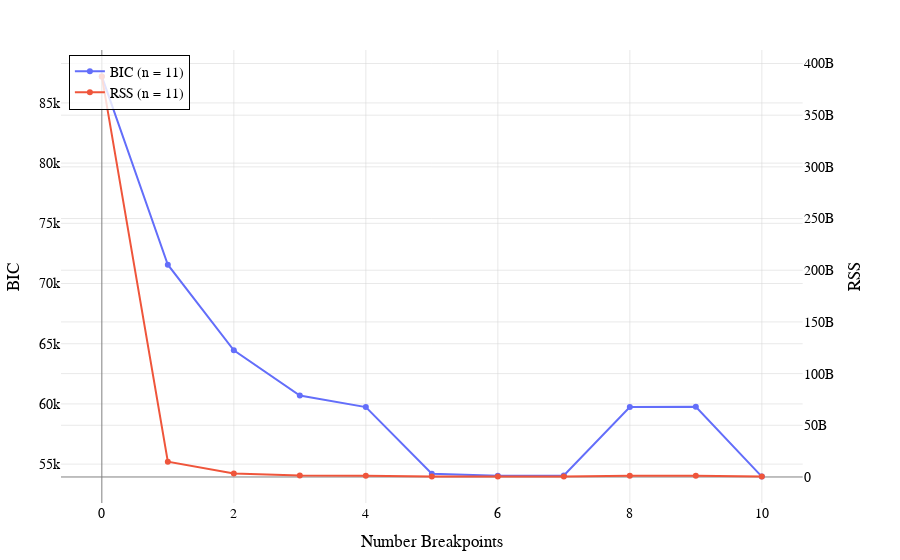

Write notebook code for a chart like this one.
### Code cell
# Elbow plot

x_values = np.array(list(trial_select['df']['n_breakpoints'].values()))
y_values = np.array(list(trial_select['df']['bic'].values()))
secondary_x = np.array(list(trial_select['df']['n_breakpoints'].values()))
secondary_y = np.array(list(trial_select['df']['rss'].values()))

plots.plot_data(
    x_values=x_values,
    y_values=y_values,
    plot_mode='lines+markers',
    x_axis_label="Number Breakpoints",
    y_axis_label="BIC",
    secondary_x=secondary_x,
    secondary_y=secondary_y,
    use_secondary_axis=True,
    y2_axis_label="RSS",
    trace_names=['BIC', 'RSS']
)

### Figure 1 — Plotly figure (JSON) as saved in the notebook; plotly's stock layout.template omitted (floating-point values rounded to 4 significant figures)
{"data": [{"mode": "lines+markers", "name": "BIC (n = 11)", "type": "scatter", "x": [0, 1, 2, 3, 4, 5, 6, 7, 8, 9, 10], "xaxis": "x", "y": [87200.0, 71560.0, 64460.0, 60700.0, 59740.0, 54200.0, 54030.0, 54050.0, 59740.0, 59760.0, 53960.0], "yaxis": "y"}, {"mode": "lines+markers", "name": "RSS (n = 11)", "type": "scatter", "x": [0, 1, 2, 3, 4, 5, 6, 7, 8, 9, 10], "xaxis": "x", "y": [387500000000.0, 14730000000.0, 3328000000.0, 1512000000.0, 1233000000.0, 386200000.0, 372000000.0, 372000000.0, 1217000000.0, 1217000000.0, 361400000.0], "yaxis": "y2"}], "layout": {"font": {"color": "black", "family": "Arial, sans-serif", "size": 14}, "legend": {"bgcolor": "rgba(255, 255, 255, 0.8)", "bordercolor": "black", "borderwidth": 1, "x": 0.01, "xanchor": "left", "y": 0.99, "yanchor": "top"}, "margin": {"b": 50, "l": 50, "r": 50, "t": 50}, "title": {"text": "", "x": 0.5, "xanchor": "center", "y": 0.95, "yanchor": "top"}, "xaxis": {"anchor": "y", "domain": [0, 0.94], "gridcolor": "LightGray", "gridwidth": 0.5, "showgrid": true, "title": {"text": "Number Breakpoints"}, "zeroline": true, "zerolinecolor": "Gray", "zerolinewidth": 1}, "yaxis": {"anchor": "x", "domain": [0, 1], "gridcolor": "LightGray", "gridwidth": 0.5, "showgrid": true, "title": {"text": "BIC"}, "zeroline": true, "zerolinecolor": "Gray", "zerolinewidth": 1}, "yaxis2": {"anchor": "x", "gridcolor": "LightGray", "gridwidth": 0.5, "overlaying": "y", "showgrid": true, "side": "right", "title": {"text": "RSS"}, "zeroline": true, "zerolinecolor": "Gray", "zerolinewidth": 1}}}
